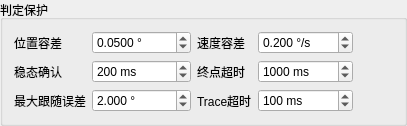
                 <widget class="QGroupBox" name="velocityCriterionGroup">
                  <property name="title">
                   <string>判定保护</string>
                  </property>
                  <layout class="QGridLayout" name="velocityCriterionLayout">
                   <item row="0" column="0">
                    <widget class="QLabel" name="velocityPositionToleranceLabel">
                     <property name="toolTip">
                      <string>轨迹时间结束后，只有绝对位置误差不大于该值，才满足终点位置条件。</string>
                     </property>
                     <property name="text">
                      <string>位置容差</string>
                     </property>
                    </widget>
                   </item>
                   <item row="0" column="1">
                    <widget class="QDoubleSpinBox" name="velocityPositionToleranceSpin">
                     <property name="toolTip">
                      <string>轨迹时间结束后，只有绝对位置误差不大于该值，才满足终点位置条件。</string>
                     </property>
                     <property name="suffix">
                      <string> °</string>
                     </property>
                     <property name="decimals">
                      <number>4</number>
                     </property>
                     <property name="minimum">
                      <double>0.000100000000000</double>
                     </property>
                     <property name="maximum">
                      <double>1000.000000000000000</double>
                     </property>
                     <property name="value">
                      <double>0.050000000000000</double>
                     </property>
                    </widget>
                   </item>
                   <item row="0" column="2">
                    <widget class="QLabel" name="velocitySpeedToleranceLabel">
                     <property name="toolTip">
                      <string>轨迹时间结束后，只有 Trace 实际速度绝对值不大于该值，才满足终点速度条件。</string>
                     </property>
                     <property name="text">
                      <string>速度容差</string>
                     </property>
                    </widget>
                   </item>
                   <item row="0" column="3">
                    <widget class="QDoubleSpinBox" name="velocitySpeedToleranceSpin">
                     <property name="toolTip">
                      <string>轨迹时间结束后，只有 Trace 实际速度绝对值不大于该值，才满足终点速度条件。</string>
                     </property>
                     <property name="suffix">
                      <string> °/s</string>
                     </property>
                     <property name="decimals">
                      <number>3</number>
                     </property>
                     <property name="minimum">
                      <double>0.001000000000000</double>
                     </property>
                     <property name="maximum">
                      <double>1000.000000000000000</double>
                     </property>
                     <property name="value">
                      <double>0.200000000000000</double>
                     </property>
                    </widget>
                   </item>
                   <item row="1" column="0">
                    <widget class="QLabel" name="velocityStableDwellLabel">
                     <property name="toolTip">
                      <string>位置误差和实际速度同时进入各自容差后，必须连续保持该时长，才判定轨迹完成。</string>
                     </property>
                     <property name="text">
                      <string>稳态确认</string>
                     </property>
                    </widget>
                   </item>
                   <item row="1" column="1">
                    <widget class="QSpinBox" name="velocityStableDwellSpin">
                     <property name="toolTip">
                      <string>位置误差和实际速度同时进入各自容差后，必须连续保持该时长，才判定轨迹完成。</string>
                     </property>
                     <property name="suffix">
                      <string> ms</string>
                     </property>
                     <property name="minimum">
                      <number>10</number>
                     </property>
                     <property name="maximum">
                      <number>10000</number>
                     </property>
                     <property name="value">
                      <number>200</number>
                     </property>
                    </widget>
                   </item>
                   <item row="1" column="2">
                    <widget class="QLabel" name="velocityFinishTimeoutLabel">
                     <property name="toolTip">
                      <string>轨迹规划时间结束后允许继续等待终点稳态的最长时间；超时仍未满足条件则安全停止并报告异常。</string>
                     </property>
                     <property name="text">
                      <string>终点超时</string>
                     </property>
                    </widget>
                   </item>
                   <item row="1" column="3">
                    <widget class="QSpinBox" name="velocityFinishTimeoutSpin">
                     <property name="toolTip">
                      <string>轨迹规划时间结束后允许继续等待终点稳态的最长时间；超时仍未满足条件则安全停止并报告异常。</string>
                     </property>
                     <property name="suffix">
                      <string> ms</string>
                     </property>
                     <property name="minimum">
                      <number>10</number>
                     </property>
                     <property name="maximum">
                      <number>60000</number>
                     </property>
                     <property name="value">
                      <number>1000</number>
                     </property>
                    </widget>
                   </item>
                   <item row="2" column="0">
                    <widget class="QLabel" name="velocityMaxFollowingErrorLabel">
                     <property name="toolTip">
                      <string>运行期间允许的最大绝对轨迹跟踪误差，按“规划位置(t-τ)－Trace实际位置(t)”计算；τ取当前轴的Trace延迟标定值。超过该值立即按故障流程停止。</string>
                     </property>
                     <property name="text">
                      <string>最大跟随误差</string>
                     </property>
                    </widget>
                   </item>
                   <item row="2" column="1">
                    <widget class="QDoubleSpinBox" name="velocityMaxFollowingErrorSpin">
                     <property name="toolTip">
                      <string>运行期间允许的最大绝对轨迹跟踪误差，按“规划位置(t-τ)－Trace实际位置(t)”计算；τ取当前轴的Trace延迟标定值。超过该值立即按故障流程停止。</string>
                     </property>
                     <property name="suffix">
                      <string> °</string>
                     </property>
                     <property name="decimals">
                      <number>3</number>
                     </property>
                     <property name="minimum">
                      <double>0.001000000000000</double>
                     </property>
                     <property name="maximum">
                      <double>100000.000000000000000</double>
                     </property>
                     <property name="value">
                      <double>2.000000000000000</double>
                     </property>
                    </widget>
                   </item>
                   <item row="2" column="2">
                    <widget class="QLabel" name="velocityTraceTimeoutLabel">
                     <property name="toolTip">
                      <string>运行期间允许没有收到新Trace反馈帧的最长时间；超过该值立即停止，避免使用过期反馈继续控制。</string>
                     </property>
                     <property name="text">
                      <string>Trace超时</string>
                     </property>
                    </widget>
                   </item>
                   <item row="2" column="3">
                    <widget class="QSpinBox" name="velocityTraceTimeoutSpin">
                     <property name="toolTip">
                      <string>运行期间允许没有收到新Trace反馈帧的最长时间；超过该值立即停止，避免使用过期反馈继续控制。</string>
                     </property>
                     <property name="suffix">
                      <string> ms</string>
                     </property>
                     <property name="minimum">
                      <number>10</number>
                     </property>
                     <property name="maximum">
                      <number>10000</number>
                     </property>
                     <property name="value">
                      <number>100</number>
                     </property>
                    </widget>
                   </item>
                   <item row="0" column="4" rowspan="3">
                    <spacer name="velocityCriterionSpacer">
                     <property name="orientation">
                      <enum>Qt::Orientation::Horizontal</enum>
                     </property>
                     <property name="sizeHint" stdset="0">
                      <size>
                       <width>40</width>
                       <height>20</height>
                      </size>
                     </property>
                    </spacer>
                   </item>
                  </layout>
                 </widget>
